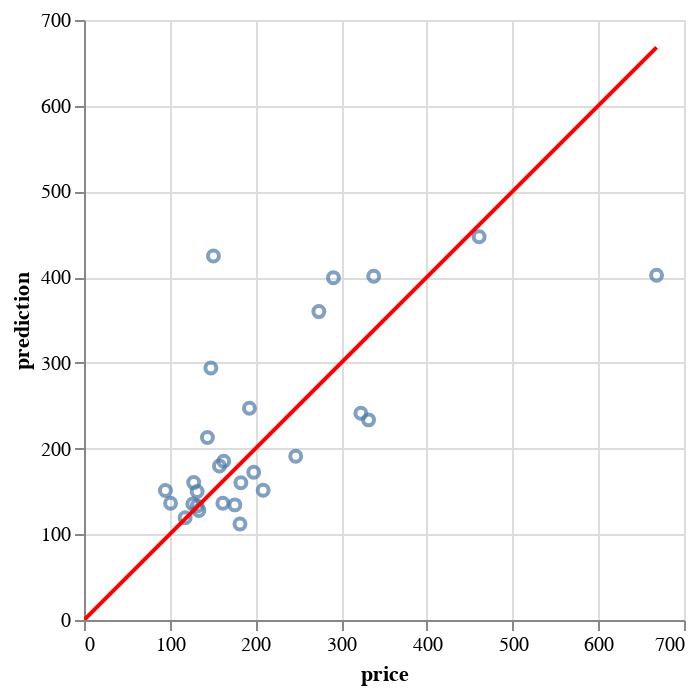

Notebook code cell kept with this figure:
### Markdown cell above
To better interpretate our errors, we plot a scatterplot. Most points of the price are clustered around the prediction line, only two out obvious outliers. One we predict to have a price exceeding $400, but the actual price is only around $150. Another hotel price we predict to be only $400, but the actual price is nearly $700.

### Code cell
scatter_plot = alt.Chart(joined_data).mark_point().encode(
    x='price:Q',
    y='prediction:Q',
    tooltip=['price', 'prediction', 'Percent_Error']
).interactive()  # makes the plot interactive

# Create a DataFrame for the line with slope 1
max_price = max(joined_data['price'].max(), joined_data['prediction'].max())
line_data = pd.DataFrame({'price': [0, max_price], 'prediction': [0, max_price]})

# Plotting the line
line = alt.Chart(line_data).mark_line(color='red').encode(
    x='price:Q',
    y='prediction:Q'
)

# Combine the scatter plot with the line
interactive_scatter_plot = scatter_plot + line

# Display the plot
interactive_scatter_plot

### Figure 1 — Vega-Lite specification as saved in the notebook (floating-point values rounded to 4 significant figures)
{"config": {"view": {"continuousWidth": 300, "continuousHeight": 300}}, "layer": [{"data": {"name": "data-6769fdcfe5b58bfbad38c0304df09a87"}, "mark": {"type": "point"}, "encoding": {"tooltip": [{"field": "price", "type": "quantitative"}, {"field": "prediction", "type": "quantitative"}, {"field": "Percent_Error", "type": "quantitative"}], "x": {"field": "price", "type": "quantitative"}, "y": {"field": "prediction", "type": "quantitative"}}, "name": "view_2"}, {"data": {"name": "data-051411d309ecba05270cc86fc568f682"}, "mark": {"type": "line", "color": "red"}, "encoding": {"x": {"field": "price", "type": "quantitative"}, "y": {"field": "prediction", "type": "quantitative"}}}], "params": [{"name": "param_2", "select": {"type": "interval", "encodings": ["x", "y"]}, "bind": "scales", "views": ["view_2"]}], "$schema": "https://vega.github.io/schema/vega-lite/v5.14.1.json", "datasets": {"data-6769fdcfe5b58bfbad38c0304df09a87": [{"name": "Motel 6 Miami, FL", "general_location": "Miami", "amenities": "", "rating": 7.0, "price": 101, "Latitude": 25.81, "Longitude": -80.32, "TRACTCE": "009102", "GEOID": "12086009102", "MedHHInc": 41820.0, "state": "12", "county": "086", "logDistParks": 3.188, "logDistMetro": 3.62, "logDistTrash": 3.179, "logDistAbandoned": 2.774, "logDistOffender": 3.388, "logDistShoreline": 3.917, "Percent_Error": 34.85, "prediction": 136.2, "type": "Feature", "geometry": {"type": "Point", "coordinates": [-8941000.0, 2975000.0]}}, {"name": "Holiday Inn Miami - International Airport, an IHG Hotel", "general_location": "Miami Springs", "amenities": "Pool", "rating": 7.8, "price": 128, "Latitude": 25.81, "Longitude": -80.26, "TRACTCE": "004703", "GEOID": "12086004703", "MedHHInc": 69880.0, "state": "12", "county": "086", "logDistParks": 2.488, "logDistMetro": 3.183, "logDistTrash": 3.249, "logDistAbandoned": 2.782, "logDistOffender": 2.984, "logDistShoreline": 3.453, "Percent_Error": 25.23, "prediction": 160.3, "type": "Feature", "geometry": {"type": "Point", "coordinates": [-8935000.0, 2975000.0]}}, {"name": "Hilton Garden Inn Miami Dolphin Mall", "general_location": "Miami", "amenities": "Pool", "rating": 8.8, "price": 148, "Latitude": 25.79, "Longitude": -80.38, "TRACTCE": "009010", "GEOID": "12086009010", "MedHHInc": 82230.0, "state": "12", "county": "086", "logDistParks": 3.379, "logDistMetro": 3.947, "logDistTrash": 3.297, "logDistAbandoned": 3.374, "logDistOffender": 3.282, "logDistShoreline": 4.168, "Percent_Error": 98.72, "prediction": 294.1, "type": "Feature", "geometry": {"type": "Point", "coordinates": [-8947000.0, 2973000.0]}}, {"name": "Loews Coral Gables Hotel", "general_location": "Coral Gables", "amenities": "Pool", "rating": 9.4, "price": 332, "Latitude": 25.74, "Longitude": -80.26, "TRACTCE": "006203", "GEOID": "12086006203", "MedHHInc": 82500.0, "state": "12", "county": "086", "logDistParks": 2.302, "logDistMetro": 3.178, "logDistTrash": 3.24, "logDistAbandoned": 3.209, "logDistOffender": 3.086, "logDistShoreline": 3.457, "Percent_Error": -29.67, "prediction": 233.5, "type": "Feature", "geometry": {"type": "Point", "coordinates": [-8934000.0, 2968000.0]}}, {"name": "The Ritz-Carlton Key Biscayne, Miami", "general_location": "Key Biscayne", "amenities": "Pool", "rating": 9.2, "price": 668, "Latitude": 25.69, "Longitude": -80.16, "TRACTCE": "004607", "GEOID": "12086004607", "MedHHInc": 160400.0, "state": "12", "county": "086", "logDistParks": 2.493, "logDistMetro": 3.971, "logDistTrash": 4.098, "logDistAbandoned": 4.012, "logDistOffender": 3.892, "logDistShoreline": 2.896, "Percent_Error": -39.79, "prediction": 402.2, "type": "Feature", "geometry": {"type": "Point", "coordinates": [-8923000.0, 2961000.0]}}, {"name": "Hilton Cabana Miami Beach Resort", "general_location": "Mid Beach", "amenities": "Pool", "rating": 7.0, "price": 291, "Latitude": 25.84, "Longitude": -80.12, "TRACTCE": "003921", "GEOID": "12086003921", "MedHHInc": 90570.0, "state": "12", "county": "086", "logDistParks": 2.398, "logDistMetro": 4.058, "logDistTrash": 3.791, "logDistAbandoned": 3.565, "logDistOffender": 3.286, "logDistShoreline": 2.186, "Percent_Error": 37.22, "prediction": 399.3, "type": "Feature", "geometry": {"type": "Point", "coordinates": [-8919000.0, 2980000.0]}}, {"name": "YVE Hotel Miami", "general_location": "Downtown Miami", "amenities": "", "rating": 7.2, "price": 193, "Latitude": 25.78, "Longitude": -80.19, "TRACTCE": "003704", "GEOID": "12086003704", "MedHHInc": 66710.0, "state": "12", "county": "086", "logDistParks": 2.366, "logDistMetro": 2.943, "logDistTrash": 3.816, "logDistAbandoned": 3.14, "logDistOffender": 3.209, "logDistShoreline": 2.53, "Percent_Error": 28.03, "prediction": 247.1, "type": "Feature", "geometry": {"type": "Point", "coordinates": [-8927000.0, 2971000.0]}}, {"name": "Element Miami International Airport", "general_location": "Miami", "amenities": "Breakfast included; Pool", "rating": 8.0, "price": 162, "Latitude": 25.8, "Longitude": -80.25, "TRACTCE": "980500", "GEOID": "12086980500", "MedHHInc": 57500.0, "state": "12", "county": "086", "logDistParks": 3.111, "logDistMetro": 2.834, "logDistTrash": 2.903, "logDistAbandoned": 2.724, "logDistOffender": 2.932, "logDistShoreline": 3.097, "Percent_Error": -15.86, "prediction": 136.3, "type": "Feature", "geometry": {"type": "Point", "coordinates": [-8934000.0, 2974000.0]}}, {"name": "La Quinta Inn & Suites by Wyndham Miami Airport West", "general_location": "Doral", "amenities": "Breakfast included", "rating": 7.6, "price": 132, "Latitude": 25.8, "Longitude": -80.34, "TRACTCE": "009010", "GEOID": "12086009010", "MedHHInc": 82230.0, "state": "12", "county": "086", "logDistParks": 2.692, "logDistMetro": 3.755, "logDistTrash": 3.12, "logDistAbandoned": 3.383, "logDistOffender": 3.366, "logDistShoreline": 4.025, "Percent_Error": 13.56, "prediction": 149.9, "type": "Feature", "geometry": {"type": "Point", "coordinates": [-8943000.0, 2974000.0]}}, {"name": "Four Points by Sheraton Miami Airport", "general_location": "Miami", "amenities": "Pool", "rating": 8.2, "price": 134, "Latitude": 25.81, "Longitude": -80.32, "TRACTCE": "009102", "GEOID": "12086009102", "MedHHInc": 41820.0, "state": "12", "county": "086", "logDistParks": 3.27, "logDistMetro": 3.635, "logDistTrash": 3.09, "logDistAbandoned": 2.789, "logDistOffender": 3.394, "logDistShoreline": 3.933, "Percent_Error": -4.701, "prediction": 127.7, "type": "Feature", "geometry": {"type": "Point", "coordinates": [-8941000.0, 2975000.0]}}, {"name": "Residence Inn by Marriott Miami Aventura Mall", "general_location": "Aventura", "amenities": "Breakfast included; Pool", "rating": 9.0, "price": 338, "Latitude": 25.96, "Longitude": -80.14, "TRACTCE": "000134", "GEOID": "12086000134", "MedHHInc": 37530.0, "state": "12", "county": "086", "logDistParks": 1.926, "logDistMetro": 4.269, "logDistTrash": 3.048, "logDistAbandoned": 3.142, "logDistOffender": 3.284, "logDistShoreline": 3.121, "Percent_Error": 18.67, "prediction": 401.1, "type": "Feature", "geometry": {"type": "Point", "coordinates": [-8921000.0, 2994000.0]}}, {"name": "Hotel Croydon, a South Beach Group Hotel", "general_location": "Mid Beach", "amenities": "Pool", "rating": 8.4, "price": 151, "Latitude": 25.81, "Longitude": -80.12, "TRACTCE": "004103", "GEOID": "12086004103", "MedHHInc": 38420.0, "state": "12", "county": "086", "logDistParks": 2.366, "logDistMetro": 3.95, "logDistTrash": 3.905, "logDistAbandoned": 3.752, "logDistOffender": 3.505, "logDistShoreline": 2.442, "Percent_Error": 181.2, "prediction": 424.6, "type": "Feature", "geometry": {"type": "Point", "coordinates": [-8919000.0, 2976000.0]}}, {"name": "Eden Roc Miami Beach", "general_location": "Mid Beach", "amenities": "Pool", "rating": 7.8, "price": 461, "Latitude": 25.82, "Longitude": -80.12, "TRACTCE": "003919", "GEOID": "12086003919", "MedHHInc": 109100.0, "state": "12", "county": "086", "logDistParks": 2.244, "logDistMetro": 3.98, "logDistTrash": 3.873, "logDistAbandoned": 3.718, "logDistOffender": 3.552, "logDistShoreline": 2.445, "Percent_Error": -2.993, "prediction": 447.2, "type": "Feature", "geometry": {"type": "Point", "coordinates": [-8919000.0, 2977000.0]}}, {"name": "Yotel Miami", "general_location": "Downtown Miami", "amenities": "Pool", "rating": 8.0, "price": 183, "Latitude": 25.78, "Longitude": -80.19, "TRACTCE": "003707", "GEOID": "12086003707", "MedHHInc": 83060.0, "state": "12", "county": "086", "logDistParks": 2.607, "logDistMetro": 2.849, "logDistTrash": 3.807, "logDistAbandoned": 3.086, "logDistOffender": 3.169, "logDistShoreline": 2.663, "Percent_Error": -12.46, "prediction": 160.2, "type": "Feature", "geometry": {"type": "Point", "coordinates": [-8927000.0, 2971000.0]}}, {"name": "Comfort Suites Miami Airport North", "general_location": "Miami Springs", "amenities": "Breakfast included; Pool", "rating": 7.8, "price": 132, "Latitude": 25.81, "Longitude": -80.28, "TRACTCE": "004703", "GEOID": "12086004703", "MedHHInc": 69880.0, "state": "12", "county": "086", "logDistParks": 2.744, "logDistMetro": 3.353, "logDistTrash": 3.463, "logDistAbandoned": 3.273, "logDistOffender": 3.111, "logDistShoreline": 3.592, "Percent_Error": 0.6818, "prediction": 132.9, "type": "Feature", "geometry": {"type": "Point", "coordinates": [-8936000.0, 2975000.0]}}, {"name": "citizenM Miami Worldcenter", "general_location": "Downtown Miami", "amenities": "Pool", "rating": 9.2, "price": 144, "Latitude": 25.78, "Longitude": -80.19, "TRACTCE": "003710", "GEOID": "12086003710", "MedHHInc": 89980.0, "state": "12", "county": "086", "logDistParks": 2.781, "logDistMetro": 2.797, "logDistTrash": 3.772, "logDistAbandoned": 3.069, "logDistOffender": 3.101, "logDistShoreline": 2.73, "Percent_Error": 47.92, "prediction": 213.0, "type": "Feature", "geometry": {"type": "Point", "coordinates": [-8927000.0, 2972000.0]}}, {"name": "Miami International Airport Hotel", "general_location": "Miami", "amenities": "", "rating": 6.6, "price": 182, "Latitude": 25.8, "Longitude": -80.28, "TRACTCE": "980500", "GEOID": "12086980500", "MedHHInc": 57500.0, "state": "12", "county": "086", "logDistParks": 3.3, "logDistMetro": 3.354, "logDistTrash": 3.54, "logDistAbandoned": 3.442, "logDistOffender": 3.35, "logDistShoreline": 3.602, "Percent_Error": -38.52, "prediction": 111.9, "type": "Feature", "geometry": {"type": "Point", "coordinates": [-8937000.0, 2974000.0]}}, {"name": "Holiday Inn Port of Miami - Downtown, an IHG Hotel", "general_location": "Downtown Miami", "amenities": "", "rating": 7.2, "price": 163, "Latitude": 25.78, "Longitude": -80.19, "TRACTCE": "003707", "GEOID": "12086003707", "MedHHInc": 83060.0, "state": "12", "county": "086", "logDistParks": 2.601, "logDistMetro": 2.924, "logDistTrash": 3.802, "logDistAbandoned": 3.113, "logDistOffender": 3.181, "logDistShoreline": 2.477, "Percent_Error": 13.62, "prediction": 185.2, "type": "Feature", "geometry": {"type": "Point", "coordinates": [-8927000.0, 2972000.0]}}, {"name": "Hilton Garden Inn Miami Airport West", "general_location": "Miami", "amenities": "Pool", "rating": 8.4, "price": 127, "Latitude": 25.81, "Longitude": -80.32, "TRACTCE": "009102", "GEOID": "12086009102", "MedHHInc": 41820.0, "state": "12", "county": "086", "logDistParks": 3.252, "logDistMetro": 3.64, "logDistTrash": 3.127, "logDistAbandoned": 2.826, "logDistOffender": 3.4, "logDistShoreline": 3.928, "Percent_Error": 6.535, "prediction": 135.3, "type": "Feature", "geometry": {"type": "Point", "coordinates": [-8941000.0, 2975000.0]}}, {"name": "Comfort Inn & Suites Miami International Airport", "general_location": "Miami Springs", "amenities": "Breakfast included; Pool", "rating": 8.2, "price": 176, "Latitude": 25.81, "Longitude": -80.27, "TRACTCE": "004703", "GEOID": "12086004703", "MedHHInc": 69880.0, "state": "12", "county": "086", "logDistParks": 2.699, "logDistMetro": 3.327, "logDistTrash": 3.445, "logDistAbandoned": 3.238, "logDistOffender": 3.092, "logDistShoreline": 3.576, "Percent_Error": -23.69, "prediction": 134.3, "type": "Feature", "geometry": {"type": "Point", "coordinates": [-8936000.0, 2975000.0]}}, {"name": "EVEN Hotel Miami - Airport, an IHG Hotel", "general_location": "Miami", "amenities": "Pool", "rating": 7.8, "price": 118, "Latitude": 25.8, "Longitude": -80.25, "TRACTCE": "980500", "GEOID": "12086980500", "MedHHInc": 57500.0, "state": "12", "county": "086", "logDistParks": 3.074, "logDistMetro": 2.917, "logDistTrash": 2.842, "logDistAbandoned": 2.606, "logDistOffender": 2.878, "logDistShoreline": 3.046, "Percent_Error": 1.102, "prediction": 119.3, "type": "Feature", "geometry": {"type": "Point", "coordinates": [-8934000.0, 2974000.0]}}, {"name": "The Confidante Miami Beach, part of Hyatt", "general_location": "Mid Beach", "amenities": "Pool", "rating": 8.4, "price": 274, "Latitude": 25.81, "Longitude": -80.12, "TRACTCE": "004103", "GEOID": "12086004103", "MedHHInc": 38420.0, "state": "12", "county": "086", "logDistParks": 2.634, "logDistMetro": 3.959, "logDistTrash": 3.901, "logDistAbandoned": 3.746, "logDistOffender": 3.523, "logDistShoreline": 2.277, "Percent_Error": 31.31, "prediction": 359.8, "type": "Feature", "geometry": {"type": "Point", "coordinates": [-8919000.0, 2976000.0]}}, {"name": "Hampton Inn & Suites Miami-Airport South-Blue Lagoon", "general_location": "Miami", "amenities": "Breakfast included; Pool", "rating": 9.0, "price": 198, "Latitude": 25.78, "Longitude": -80.29, "TRACTCE": "005706", "GEOID": "12086005706", "MedHHInc": 47900.0, "state": "12", "county": "086", "logDistParks": 3.007, "logDistMetro": 3.593, "logDistTrash": 3.442, "logDistAbandoned": 3.464, "logDistOffender": 2.924, "logDistShoreline": 3.727, "Percent_Error": -12.98, "prediction": 172.3, "type": "Feature", "geometry": {"type": "Point", "coordinates": [-8938000.0, 2972000.0]}}, {"name": "Oceanside Hotel and Suites, a South Beach Group Hotel", "general_location": "Mid Beach", "amenities": "Pool", "rating": 6.4, "price": 95, "Latitude": 25.78, "Longitude": -80.13, "TRACTCE": "004303", "GEOID": "12086004303", "MedHHInc": 48920.0, "state": "12", "county": "086", "logDistParks": 2.591, "logDistMetro": 3.841, "logDistTrash": 4.01, "logDistAbandoned": 3.766, "logDistOffender": 3.152, "logDistShoreline": 3.04, "Percent_Error": 58.95, "prediction": 151.0, "type": "Feature", "geometry": {"type": "Point", "coordinates": [-8920000.0, 2972000.0]}}, {"name": "Hilton Miami Airport Blue Lagoon", "general_location": "Miami", "amenities": "Pool", "rating": 7.6, "price": 209, "Latitude": 25.78, "Longitude": -80.28, "TRACTCE": "980500", "GEOID": "12086980500", "MedHHInc": 57500.0, "state": "12", "county": "086", "logDistParks": 2.564, "logDistMetro": 3.458, "logDistTrash": 3.427, "logDistAbandoned": 3.506, "logDistOffender": 3.04, "logDistShoreline": 3.625, "Percent_Error": -27.61, "prediction": 151.3, "type": "Feature", "geometry": {"type": "Point", "coordinates": [-8937000.0, 2972000.0]}}, {"name": "Hotel AKA Brickell", "general_location": "Brickell", "amenities": "Pool", "rating": 9.4, "price": 323, "Latitude": 25.76, "Longitude": -80.19, "TRACTCE": "006713", "GEOID": "12086006713", "MedHHInc": 101600.0, "state": "12", "county": "086", "logDistParks": 2.698, "logDistMetro": 2.774, "logDistTrash": 3.879, "logDistAbandoned": 3.361, "logDistOffender": 3.227, "logDistShoreline": 2.867, "Percent_Error": -25.33, "prediction": 241.2, "type": "Feature", "geometry": {"type": "Point", "coordinates": [-8927000.0, 2969000.0]}}, {"name": "Sentral Wynwood", "general_location": "Wynwood Art District", "amenities": "Pool", "rating": 9.2, "price": 247, "Latitude": 25.8, "Longitude": -80.2, "TRACTCE": "002800", "GEOID": "12086002800", "MedHHInc": 30700.0, "state": "12", "county": "086", "logDistParks": 2.945, "logDistMetro": 3.351, "logDistTrash": 3.602, "logDistAbandoned": 3.473, "logDistOffender": 3.035, "logDistShoreline": 3.071, "Percent_Error": -22.67, "prediction": 191.0, "type": "Feature", "geometry": {"type": "Point", "coordinates": [-8927000.0, 2975000.0]}}, {"name": "Courtyard by Marriott Miami West/ FL Turnpike", "general_location": "Miami", "amenities": "Pool", "rating": 8.6, "price": 158, "Latitude": 25.87, "Longitude": -80.38, "TRACTCE": "009040", "GEOID": "12086009040", "MedHHInc": 78890.0, "state": "12", "county": "086", "logDistParks": 3.5, "logDistMetro": 3.869, "logDistTrash": 3.291, "logDistAbandoned": 3.805, "logDistOffender": 3.625, "logDistShoreline": 4.231, "Percent_Error": 13.73, "prediction": 179.7, "type": "Feature", "geometry": {"type": "Point", "coordinates": [-8948000.0, 2983000.0]}}], "data-051411d309ecba05270cc86fc568f682": [{"price": 0, "prediction": 0}, {"price": 668, "prediction": 668}]}}
